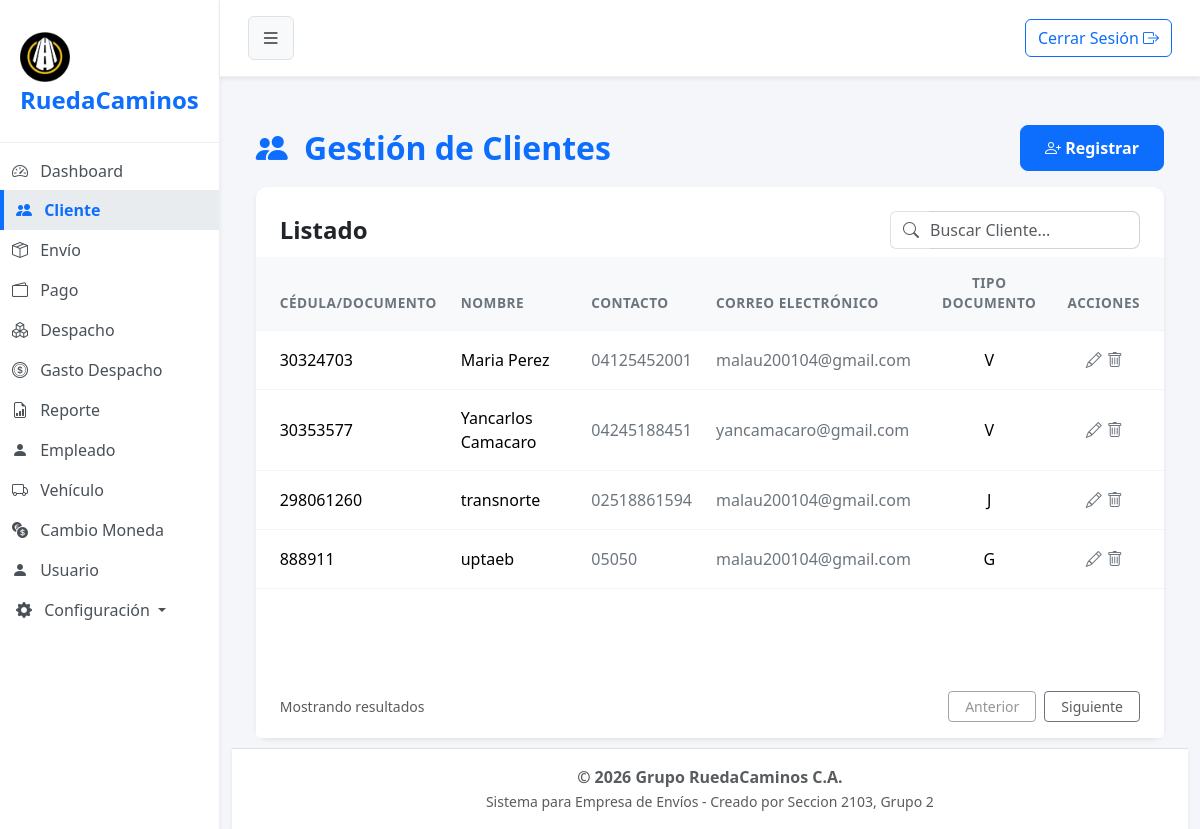
Page /?url=cliente (signed in) on the earlier database version.
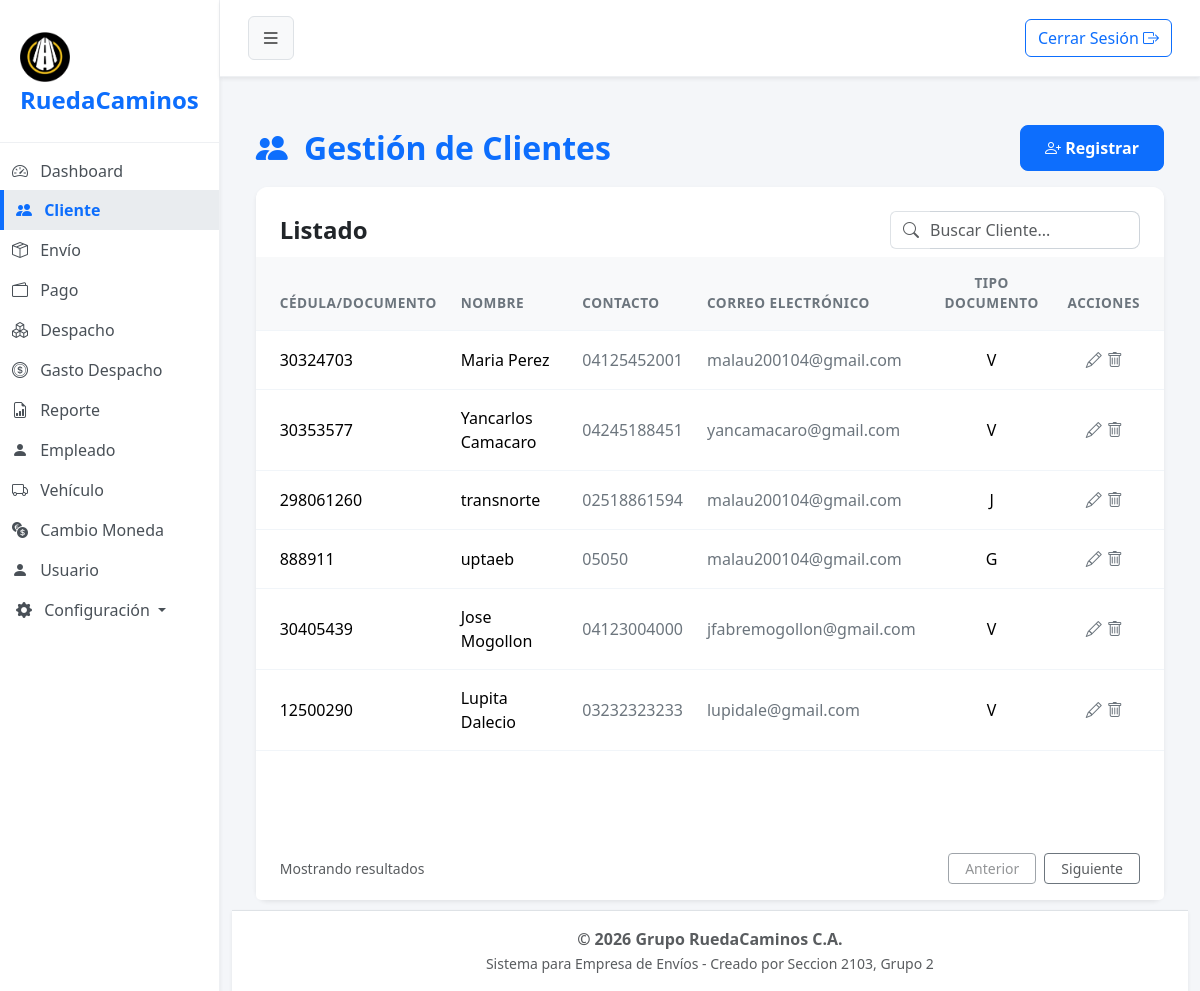
Same page on the later database version.
### tables this page shows
CREATE TABLE `cliente` (
  `cod_cliente` int(10) NOT NULL,
  `doc_identidad` int(10) NOT NULL COMMENT 'puede ser el rif,cedula,etc',
  `razon_social` varchar(30) NOT NULL,
  `apellido` varchar(20) DEFAULT NULL,
  `telefono` varchar(11) NOT NULL,
  `email` varchar(80) DEFAULT NULL,
  `tipo_documento` varchar(1) NOT NULL COMMENT 'v=venezolano,j=juridico, e=extranjero, g=gubernamental',
  `estado` tinyint(1) NOT NULL
);

### app/controller/clienteController.php (called while the page is built, shortened)
<?php
$cliente = new Cliente();
$registros = $cliente->obt_RegistrosClientes();
include 'app/view/layout/header.php';
include 'app/view/cliente/clienteView.php';
include 'app/view/layout/footer.php';

### index.php (called while the page is built, shortened)
<?php
    $frontController = new FrontController();
?>

### app/config/Conexion.php (called while the page is built, shortened)
<?php
abstract class Conexion
{
    public $host = "localhost";
    public $namedb = "grupo_ruedacaminos";
    public $userdb = "root";
    public $passwd = "";
    public function __construct()
    {
        $this->conexion = $this->getConnection();
    }
    public function getConnection(): PDO
    {
        try {
            $dsn = "mysql:host=" . $this->host . ";dbname=" . $this->namedb . ";charset=utf8";
            $conexion = new PDO($dsn, $this->userdb, $this->passwd);
            $conexion->setAttribute(PDO::ATTR_ERRMODE, PDO::ERRMODE_EXCEPTION);
        } catch (PDOException $error) {
            die('No se pudo conectar a la base de datos, error:' . $error->getMessage());
        }
        return $conexion;
    }
}

### app/model/Cliente.php (called while the page is built, shortened)
<?php
class Cliente extends Conexion
{
    public function obt_RegistrosClientes()
    {
        try {
            $sentencia = "SELECT * FROM cliente WHERE estado = 1";
            $select = $this->conexion->prepare($sentencia);
            $select->execute();
            return $select->fetchAll(\PDO::FETCH_ASSOC);
        } catch (\PDOException $e) {
            return [];
        }
    }
}

### app/view/cliente/componentes/tabla.php (the view)
<div class="card-body p-0">
    <div class="table-responsive">
        <table class="table table-hover align-middle mb-0">
            <thead class="table-light table-header-custom">
                <tr>
                    <th class="ps-4">CÉDULA/DOCUMENTO</th>
                    <th>NOMBRE</th>
                    <th>CONTACTO</th>
                    <th>CORREO ELECTRÓNICO</th>
                    <th class="text-center">TIPO DOCUMENTO</th>
                    <?php if ($_SESSION['usuario']['rol'] == '6'): ?>
                    <th class="pe-4 text-center">ACCIONES</th>
                    <?php endif;?>
                </tr>
            </thead>
            <tbody>
                <?php foreach ($registros as $dato): ?>
                    <tr>
                        <td class="ps-4 fw-medium"><?= $dato['doc_identidad'] ?></td>
                        <td>
                            <span class="fw-medium"><?php echo $dato['razon_social'] . ' ' . $dato['apellido'] ?></span>
                        </td>
                        <td class="text-secondary"><?= $dato['telefono'] ?></td>
                        <td class="text-secondary"><?= $dato['email'] ?></td>
                        <td class="text-center"><?= $dato['tipo_documento'] ?></td>
                        <?php if ($_SESSION['usuario']['rol'] == '6'): ?>
                        <td class="pe-4 text-center">
                            <button type="button" class="btn btn-link text-secondary p-0 m-0 align-baseline" title="Editar" data-bs-toggle="modal" <?= ($dato['tipo_documento'] == 'V' || $dato['tipo_documento'] == 'E') ? 'data-bs-target="#editClienteNatural"' : 'data-bs-target="#editClienteJuridico"' ?>
                                datos-cod-cliente="<?= $dato['cod_cliente']; ?>"
                                datos-doc-identidad="<?= $dato['doc_identidad']; ?>"
                                datos-razon-social="<?= $dato['razon_social']; ?>"
                                datos-apellido="<?= $dato['apellido']; ?>"
                                datos-telefono="<?= $dato['telefono']; ?>"
                                datos-email="<?= $dato['email']; ?>"
                                datos-tipo-documento="<?= $dato['tipo_documento']; ?>"
                                datos-estado="<?= $dato['estado']; ?>" >
                                <i class="bi bi-pencil"></i>
                            </button>
                            <a href="#" class="text-secondary btn-eliminar"
                                datos-cod-cliente="<?= $dato['cod_cliente'] ?>">
                                <i class="bi bi-trash"></i>
                            </a>
                        </td>
                        <?php endif;?>
                    </tr>
                <?php endforeach; ?>
            </tbody>
        </table>
    </div>
</div>

### app/controller/FrontController.php (shortened to what this page needs)
<?php
class FrontController
{
    private $dir;
    private $controller;
    private $url;
    public function __construct()
    {
        if (!isset($_SESSION['usuario'])) {
            $this->url = 'login';
        } else {
            (isset( $_REQUEST["url"]) && !empty($_REQUEST["url"]))? $this->url = $_REQUEST["url"] : $this->url = 'dashboard';
        }
        $this->dir = 'app/controller/';
        $this->controller = 'Controller.php';
        $this->getURL();
    }
    private function getURL()
    {
        if (file_exists($this->dir . $this->url . $this->controller)) {
            require_once($this->dir . $this->url . $this->controller);
        } else {
            echo "<h2>Error 404: Módulo no encontrado</h2>";
            echo "<p>El controlador para '{$this->url}' no existe.</p>";
            echo "<a href='?url=dashboard'>Volver al inicio</a>";
        }
    }
}

### app/view/layout/header.php (shortened to what this page needs)
<!DOCTYPE html>
<html lang="es">
<head>
    <link href="assets/css/bootstrap.min.css" rel="stylesheet">
    <link href="assets/css/styles.css" rel="stylesheet">
    <link href="assets/icons/bootstrap-icons/font/bootstrap-icons.min.css" rel="stylesheet">
    <link href="assets/css/datatables.min.css" rel="stylesheet">
</head>
<?php if (isset($_SESSION['usuario'])): ?>
    <body>
        <?php
        $current_url = (isset($_GET['url']) && !empty($_GET['url'])) ? $_GET['url'] : 'dashboard';
        ?>
        <div class="d-flex" id="wrapper">
            <div id="sidebar-wrapper" class="shadow-sm">
                <div class="sidebar-heading">
                    <img src="app/view/img/logo2.png" alt="Logo" class="img-fluid mt-2" style="max-width: 50px;">RuedaCaminos
                </div>
                <div class="list-group list-group-flush mt-2">
                    <a href="?url=dashboard" class="list-group-item list-group-item-action <?= $current_url == 'dashboard' ? 'active' : '' ?>">
                        <i class="bi bi-speedometer2 me-2"></i> Dashboard
                    </a>
                    <a href="?url=cliente" class="list-group-item list-group-item-action <?= $current_url == 'cliente' ? 'active' : '' ?>">
                        <i class="bi bi-people-fill me-2"></i> Cliente
                    </a>
                    <a href="?url=envio" class="list-group-item list-group-item-action <?= $current_url == 'envio' ? 'active' : '' ?>">
                        <i class="bi bi-box-seam me-2"></i> Envío
                    </a>
                    <a href="?url=pago" class="list-group-item list-group-item-action <?= $current_url == 'pago' ? 'active' : '' ?>">
                        <i class="bi bi-wallet2 me-2"></i> Pago
                    </a>
                    <a href="?url=despacho" class="list-group-item list-group-item-action <?= $current_url == 'despacho' ? 'active' : '' ?>">
                        <i class="bi bi-boxes me-2"></i> Despacho
                    </a>
                    <a href="?url=gastodespacho" class="list-group-item list-group-item-action <?= $current_url == 'gastodespacho' ? 'active' : '' ?>">
                        <i class="bi bi-coin me-2"></i> Gasto Despacho
                    </a>
                    <?php if ($_SESSION['usuario']['rol'] == '6'): ?>
                    <a href="?url=reporte" class="list-group-item list-group-item-action <?= $current_url == 'reporte' ? 'active' : '' ?>">
                        <i class="bi bi-file-earmark-bar-graph me-2"></i> Reporte
                    </a>
                        <a href="?url=empleado" class="list-group-item list-group-item-action <?= $current_url == 'empleado' ? 'active' : '' ?>">
                            <i class="bi bi-person-fill me-2"></i> Empleado
                        </a>
                        <a href="?url=vehiculo" class="list-group-item list-group-item-action <?= $current_url == 'vehiculo' ? 'active' : '' ?>">
                            <i class="bi bi-truck me-2"></i> Vehículo
                        </a>
                        <a href="?url=cambiomoneda" class="list-group-item list-group-item-action <?= $current_url == 'cambiomoneda' ? 'active' : '' ?>">
                            <i class="bi bi-currency-exchange me-2"></i> Cambio Moneda
                        </a>
                        <a href="?url=usuario" class="list-group-item list-group-item-action <?= $current_url == 'usuario' ? 'active' : '' ?>">
                            <i class="bi bi-person-fill me-2"></i> Usuario
                        </a>
                        <div class=" dropdown-center">
                            <button type="button" class="btn list-group-item dropdown-toggle text-start w-100" data-bs-toggle="dropdown" aria-expanded="false">
                                <i class="bi bi-gear-fill me-2"></i> Configuración
                            </button>
                        </div>
                    <?php else: ?>
                        <a href="?url=cambiomoneda" class="list-group-item list-group-item-action <?= $current_url == 'cambiomoneda' ? 'active' : '' ?>">
                            <i class="bi bi-currency-exchange me-2"></i> Cambio Moneda
                        </a>
                    <?php endif; ?>
                </div>
            </div>
            <div id="page-content-wrapper" class="d-flex flex-column min-vh-100 w-100">
                <nav class="navbar navbar-expand-lg navbar-light shadow-sm">
                    <div class="container-fluid">
                        <button class="btn btn-light border" id="sidebarToggle"><i class="bi bi-list fs-5"></i></button>
                        <div class="ms-auto d-flex align-items-center">
                            <form action="?url=login" method="post">
                                <button type="submit" class="btn btn-outline-primary" name="Solicitud" value="cerrar">
                                    Cerrar Sesión <i class="bi bi-box-arrow-right"></i>
                                </button>
                            </form>
                        </div>
                    </div>
                </nav>
                <main class="container-fluid">
                <?php endif; ?>

### app/view/cliente/clienteView.php (shortened to what this page needs)
<main class="container-fluid py-5 px-4">
    <div class="row">
        <div class="col-12 mb-4">
            <header class="d-flex justify-content-between align-items-center mb-3">
                <h2 class="mb-0 text-primary fw-bold"><i class="bi bi-people-fill me-2"></i> Gestión de Clientes</h2>
                <button type="button" class="btn btn-primary" title="Registrar" data-bs-toggle="modal" data-bs-target="#modalCliente">
                    <i class="bi bi-person-plus"></i> Registrar
                </button>
            </header>
            <section class="card shadow-sm border-0 h-100">
                <div class="card-header bg-white border-bottom-0 pt-4 pb-2 px-4 d-flex justify-content-between align-items-center">
                    <h4 class="mb-0 fw-bold">Listado</h4>
                    <div class="input-group" style="max-width: 250px;">
                        <span class="input-group-text bg-transparent border-end-0 text-muted">
                            <i class="bi bi-search"></i>
                        </span>
                        <input type="text" class="form-control border-start-0 ps-0 text-muted" id="inputBusqueda" placeholder="Buscar Cliente...">
                    </div>
                </div>
                <?php require 'componentes/tabla.php'; ?>
                <footer class="card-footer bg-white border-top-0 d-flex justify-content-between align-items-center px-4 py-3">
                    <span class="text-muted small">Mostrando resultados</span>
                    <div class="d-flex gap-2">
                        <button class="btn btn-outline-secondary btn-sm px-3 text-muted" disabled>Anterior</button>
                        <button class="btn btn-outline-secondary btn-sm px-3 text-muted">Siguiente</button>
                    </div>
                </footer>
            </section>
        </div>
    </div>
</main>

### app/view/layout/footer.php (shortened to what this page needs)
<footer class="bg-white text-center py-3 mt-auto border-top w-100 shadow-sm">
    <div class="container-fluid">
        <p class="mb-0 text-muted fw-semibold">&copy; <?= date('Y') ?> Grupo RuedaCaminos C.A.</p>
        <small class="text-muted">Sistema para Empresa de Envíos - Creado por Seccion 2103, Grupo 2</small>
    </div>
</footer>
</div>
</div>
</body>
</html>

### assets/css/styles.css (style rules this page uses)
body { background-color: #f4f6f9; font-family: "Segoe UI", Tahoma, Geneva, Verdana, sans-serif; overflow-x: hidden; }
#wrapper { display: flex; transition: all 0.3s ease-in-out; }
#sidebar-wrapper { min-height: 100vh; width: 250px; background-color: #ffffff; border-right: 1px solid #eef0f3; transition: margin 0.25s ease-out; }
#sidebar-wrapper .sidebar-heading { padding: 1.5rem 1.25rem; font-size: 1.5rem; font-weight: 800; color: #0d6efd; border-bottom: 1px solid #eef0f3; }
#sidebar-wrapper .list-group { width: 100%; }
#page-content-wrapper { min-width: 0; width: 100%; display: flex; flex-direction: column; }
.list-group-item { border: none; padding: 0.5em 0.75em; font-weight: 500; color: #495057; border-left: 4px solid transparent; }
.list-group-item.active { background-color: #e9ecef; color: #0d6efd; border-color: #0d6efd; border-left: 4px solid #0d6efd; font-weight: 700; }
.navbar { background-color: #ffffff; border-bottom: 1px solid #eef0f3; padding: 1rem; }
.card { box-shadow: 0 4px 12px rgba(0, 0, 0, 0.05); border: none; border-radius: 12px; margin-bottom: 1.5rem; }
.card-header { background-color: #ffffff; border-bottom: 1px solid #eef0f3; font-weight: 600; border-top-left-radius: 12px !important; border-top-right-radius: 12px !important; }
.form-control, .form-select { border-radius: 8px; border-color: #ced4da; }
.btn-primary, .btn-success { border-radius: 8px; padding: 10px 24px; font-weight: 600; }
.table> :not(caption)>*>* { padding: 1rem 0.75rem; border-bottom-color: #f1f5f9; }
.table-header-custom th { color: #6c757d; font-weight: 600; font-size: 0.85rem; letter-spacing: 0.5px; }

Differences in the rows shown:
added cliente: doc_identidad "30405439", razon_social "Jose", apellido "Mogollon", telefono "04123004000", email "jfabremogollon@gmail.com", tipo_documento "V"
added cliente: doc_identidad "12500290", razon_social "Lupita", apellido "Dalecio", telefono "03232323233", email "lupidale@gmail.com", tipo_documento "V"
